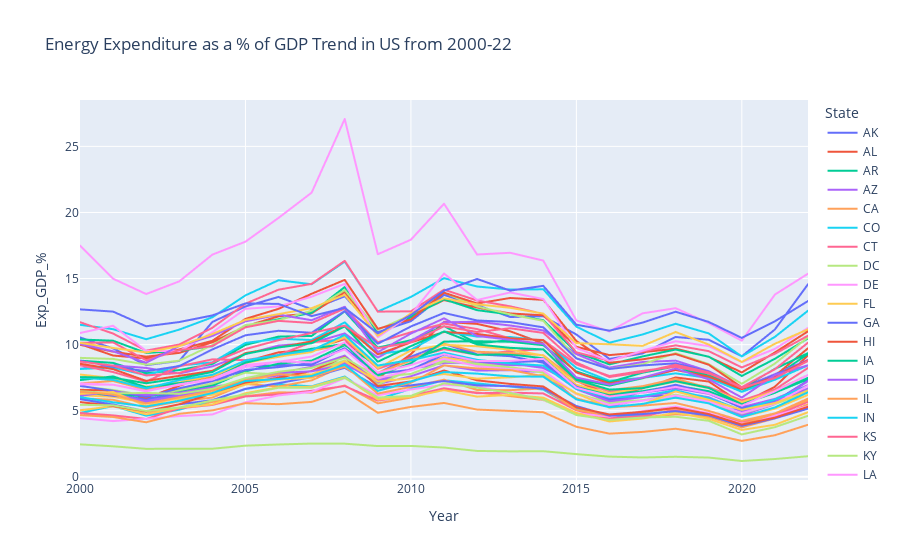

Notebook code for this chart:
### Markdown cell above
The share of US GDP allocated to energy expenditure has been decreasing since 2011. This trend may be attributed to factors such as increased energy efficiency and a shift towards natural gas. However, a recent upward trend is evident from 2020, which is surprising given the growing adoption of renewable energy technologies and their increasing cost effectiveness.

### Code cell
merged_exp_data_noUS=merged_exp_data[merged_exp_data["State"]!="US"]
fig_all = px.line(
    merged_exp_data_noUS, 
    x='Year', 
    y='Exp_GDP_%', 
    color='State',  # Group by 'State' with different colors for each state
    title='Energy Expenditure as a % of GDP Trend in US from 2000-22'
)
fig_all.show()

### Figure 1 — Plotly figure (JSON) as saved in the notebook; plotly's stock layout.template omitted (floating-point values rounded to 4 significant figures)
{"data": [{"hovertemplate": "State=AK<br>Year=%{x}<br>Exp_GDP_%=%{y}<extra></extra>", "legendgroup": "AK", "line": {"color": "#636efa", "dash": "solid"}, "marker": {"symbol": "circle"}, "mode": "lines", "name": "AK", "showlegend": true, "type": "scattergl", "x": [2000, 2001, 2002, 2003, 2004, 2005, 2006, 2007, 2008, 2009, 2010, 2011, 2012, 2013, 2014, 2015, 2016, 2017, 2018, 2019, 2020, 2021, 2022], "xaxis": "x", "y": [10.55, 9.72, 8.45, 8.77, 11.72, 12.89, 13.61, 12.68, 13.66, 10.94, 11.78, 13.76, 12.99, 12.09, 12.15, 10.77, 8.92, 9.33, 10.58, 10.37, 9.12, 11.15, 14.57], "yaxis": "y"}, {"hovertemplate": "State=AL<br>Year=%{x}<br>Exp_GDP_%=%{y}<extra></extra>", "legendgroup": "AL", "line": {"color": "#EF553B", "dash": "solid"}, "marker": {"symbol": "circle"}, "mode": "lines", "name": "AL", "showlegend": true, "type": "scattergl", "x": [2000, 2001, 2002, 2003, 2004, 2005, 2006, 2007, 2008, 2009, 2010, 2011, 2012, 2013, 2014, 2015, 2016, 2017, 2018, 2019, 2020, 2021, 2022], "xaxis": "x", "y": [9.99, 9.47, 9.09, 9.38, 10.18, 11.4, 12.14, 12.37, 13.98, 10.82, 12.18, 13.37, 12.81, 12.36, 12.22, 9.84, 9.21, 9.43, 9.7, 9.08, 7.9, 9.41, 11.01], "yaxis": "y"}, {"hovertemplate": "State=AR<br>Year=%{x}<br>Exp_GDP_%=%{y}<extra></extra>", "legendgroup": "AR", "line": {"color": "#00cc96", "dash": "solid"}, "marker": {"symbol": "circle"}, "mode": "lines", "name": "AR", "showlegend": true, "type": "scattergl", "x": [2000, 2001, 2002, 2003, 2004, 2005, 2006, 2007, 2008, 2009, 2010, 2011, 2012, 2013, 2014, 2015, 2016, 2017, 2018, 2019, 2020, 2021, 2022], "xaxis": "x", "y": [10.39, 10.3, 9.37, 9.54, 9.88, 11.43, 11.92, 12.41, 14.36, 10.81, 12.1, 13.43, 12.61, 12.28, 11.85, 9.42, 8.51, 9.11, 9.63, 9.09, 7.63, 8.93, 10.48], "yaxis": "y"}, {"hovertemplate": "State=AZ<br>Year=%{x}<br>Exp_GDP_%=%{y}<extra></extra>", "legendgroup": "AZ", "line": {"color": "#ab63fa", "dash": "solid"}, "marker": {"symbol": "circle"}, "mode": "lines", "name": "AZ", "showlegend": true, "type": "scattergl", "x": [2000, 2001, 2002, 2003, 2004, 2005, 2006, 2007, 2008, 2009, 2010, 2011, 2012, 2013, 2014, 2015, 2016, 2017, 2018, 2019, 2020, 2021, 2022], "xaxis": "x", "y": [6.41, 6.17, 5.78, 6.14, 6.68, 7.31, 7.67, 7.71, 8.58, 7.13, 8.11, 9.04, 8.77, 8.58, 8.24, 6.94, 6.24, 6.37, 6.7, 6.28, 5.27, 5.9, 6.93], "yaxis": "y"}, {"hovertemplate": "State=CA<br>Year=%{x}<br>Exp_GDP_%=%{y}<extra></extra>", "legendgroup": "CA", "line": {"color": "#FFA15A", "dash": "solid"}, "marker": {"symbol": "circle"}, "mode": "lines", "name": "CA", "showlegend": true, "type": "scattergl", "x": [2000, 2001, 2002, 2003, 2004, 2005, 2006, 2007, 2008, 2009, 2010, 2011, 2012, 2013, 2014, 2015, 2016, 2017, 2018, 2019, 2020, 2021, 2022], "xaxis": "x", "y": [5.04, 5.32, 4.91, 5.22, 5.67, 6.1, 6.39, 6.37, 6.91, 5.56, 6, 6.62, 6.38, 6.11, 5.81, 4.83, 4.3, 4.5, 4.74, 4.55, 3.74, 4.42, 5.49], "yaxis": "y"}, {"hovertemplate": "State=CO<br>Year=%{x}<br>Exp_GDP_%=%{y}<extra></extra>", "legendgroup": "CO", "line": {"color": "#19d3f3", "dash": "solid"}, "marker": {"symbol": "circle"}, "mode": "lines", "name": "CO", "showlegend": true, "type": "scattergl", "x": [2000, 2001, 2002, 2003, 2004, 2005, 2006, 2007, 2008, 2009, 2010, 2011, 2012, 2013, 2014, 2015, 2016, 2017, 2018, 2019, 2020, 2021, 2022], "xaxis": "x", "y": [4.83, 5.36, 4.63, 5.08, 5.8, 6.64, 7, 6.85, 7.59, 5.87, 6.65, 7.31, 7.07, 6.83, 6.61, 5.11, 4.57, 4.73, 5, 4.71, 3.88, 4.61, 5.77], "yaxis": "y"}, {"hovertemplate": "State=CT<br>Year=%{x}<br>Exp_GDP_%=%{y}<extra></extra>", "legendgroup": "CT", "line": {"color": "#FF6692", "dash": "solid"}, "marker": {"symbol": "circle"}, "mode": "lines", "name": "CT", "showlegend": true, "type": "scattergl", "x": [2000, 2001, 2002, 2003, 2004, 2005, 2006, 2007, 2008, 2009, 2010, 2011, 2012, 2013, 2014, 2015, 2016, 2017, 2018, 2019, 2020, 2021, 2022], "xaxis": "x", "y": [4.83, 4.65, 4.38, 5.19, 5.44, 6.08, 6.24, 6.51, 6.87, 5.77, 6.12, 6.7, 6.33, 6.37, 6.31, 5.04, 4.44, 4.59, 5.07, 4.76, 4.18, 4.63, 5.68], "yaxis": "y"}, {"hovertemplate": "State=DC<br>Year=%{x}<br>Exp_GDP_%=%{y}<extra></extra>", "legendgroup": "DC", "line": {"color": "#B6E880", "dash": "solid"}, "marker": {"symbol": "circle"}, "mode": "lines", "name": "DC", "showlegend": true, "type": "scattergl", "x": [2000, 2001, 2002, 2003, 2004, 2005, 2006, 2007, 2008, 2009, 2010, 2011, 2012, 2013, 2014, 2015, 2016, 2017, 2018, 2019, 2020, 2021, 2022], "xaxis": "x", "y": [2.46, 2.31, 2.12, 2.13, 2.13, 2.36, 2.45, 2.52, 2.51, 2.33, 2.34, 2.22, 1.96, 1.93, 1.94, 1.72, 1.53, 1.47, 1.52, 1.46, 1.2, 1.35, 1.56], "yaxis": "y"}, {"hovertemplate": "State=DE<br>Year=%{x}<br>Exp_GDP_%=%{y}<extra></extra>", "legendgroup": "DE", "line": {"color": "#FF97FF", "dash": "solid"}, "marker": {"symbol": "circle"}, "mode": "lines", "name": "DE", "showlegend": true, "type": "scattergl", "x": [2000, 2001, 2002, 2003, 2004, 2005, 2006, 2007, 2008, 2009, 2010, 2011, 2012, 2013, 2014, 2015, 2016, 2017, 2018, 2019, 2020, 2021, 2022], "xaxis": "x", "y": [4.44, 4.22, 4.39, 4.6, 4.72, 5.64, 6.16, 6.43, 7.47, 6.17, 6.61, 6.97, 6.82, 6.41, 5.82, 4.82, 4.55, 4.97, 5.32, 4.82, 4.01, 4.64, 5.34], "yaxis": "y"}, {"hovertemplate": "State=FL<br>Year=%{x}<br>Exp_GDP_%=%{y}<extra></extra>", "legendgroup": "FL", "line": {"color": "#FECB52", "dash": "solid"}, "marker": {"symbol": "circle"}, "mode": "lines", "name": "FL", "showlegend": true, "type": "scattergl", "x": [2000, 2001, 2002, 2003, 2004, 2005, 2006, 2007, 2008, 2009, 2010, 2011, 2012, 2013, 2014, 2015, 2016, 2017, 2018, 2019, 2020, 2021, 2022], "xaxis": "x", "y": [6.17, 6.06, 5.59, 5.91, 6.36, 7.09, 7.84, 7.74, 8.79, 7.37, 8.07, 9.02, 8.66, 8.29, 7.97, 6.28, 5.54, 5.8, 6.06, 5.56, 4.52, 5.16, 6.2], "yaxis": "y"}, {"hovertemplate": "State=GA<br>Year=%{x}<br>Exp_GDP_%=%{y}<extra></extra>", "legendgroup": "GA", "line": {"color": "#636efa", "dash": "solid"}, "marker": {"symbol": "circle"}, "mode": "lines", "name": "GA", "showlegend": true, "type": "scattergl", "x": [2000, 2001, 2002, 2003, 2004, 2005, 2006, 2007, 2008, 2009, 2010, 2011, 2012, 2013, 2014, 2015, 2016, 2017, 2018, 2019, 2020, 2021, 2022], "xaxis": "x", "y": [6.44, 6.13, 5.9, 6.31, 7, 8.33, 8.45, 8.46, 9.73, 7.84, 9.09, 10.06, 9.27, 9.13, 8.63, 6.65, 5.83, 6.09, 6.15, 5.66, 4.87, 5.5, 6.64], "yaxis": "y"}, {"hovertemplate": "State=HI<br>Year=%{x}<br>Exp_GDP_%=%{y}<extra></extra>", "legendgroup": "HI", "line": {"color": "#EF553B", "dash": "solid"}, "marker": {"symbol": "circle"}, "mode": "lines", "name": "HI", "showlegend": true, "type": "scattergl", "x": [2000, 2001, 2002, 2003, 2004, 2005, 2006, 2007, 2008, 2009, 2010, 2011, 2012, 2013, 2014, 2015, 2016, 2017, 2018, 2019, 2020, 2021, 2022], "xaxis": "x", "y": [6.58, 6.54, 5.98, 6.89, 7.65, 8.73, 9.42, 9.64, 10.42, 7.45, 9.29, 11.73, 11.57, 11.01, 10.09, 7.26, 6.19, 6.69, 7.52, 7.21, 5.55, 6.82, 9.19], "yaxis": "y"}, {"hovertemplate": "State=IA<br>Year=%{x}<br>Exp_GDP_%=%{y}<extra></extra>", "legendgroup": "IA", "line": {"color": "#00cc96", "dash": "solid"}, "marker": {"symbol": "circle"}, "mode": "lines", "name": "IA", "showlegend": true, "type": "scattergl", "x": [2000, 2001, 2002, 2003, 2004, 2005, 2006, 2007, 2008, 2009, 2010, 2011, 2012, 2013, 2014, 2015, 2016, 2017, 2018, 2019, 2020, 2021, 2022], "xaxis": "x", "y": [8.79, 8.62, 7.84, 8.08, 8.54, 9.98, 10.61, 10.66, 12.52, 9.77, 10.34, 11.4, 10.1, 10.34, 10.05, 7.39, 6.9, 7.46, 8.13, 7.65, 6.44, 7.58, 9.3], "yaxis": "y"}, {"hovertemplate": "State=ID<br>Year=%{x}<br>Exp_GDP_%=%{y}<extra></extra>", "legendgroup": "ID", "line": {"color": "#ab63fa", "dash": "solid"}, "marker": {"symbol": "circle"}, "mode": "lines", "name": "ID", "showlegend": true, "type": "scattergl", "x": [2000, 2001, 2002, 2003, 2004, 2005, 2006, 2007, 2008, 2009, 2010, 2011, 2012, 2013, 2014, 2015, 2016, 2017, 2018, 2019, 2020, 2021, 2022], "xaxis": "x", "y": [8.18, 8.43, 8.24, 7.82, 8.36, 9.28, 9.93, 10.12, 10.85, 9.03, 10.3, 11.69, 11.73, 11.45, 11.08, 9.28, 8.26, 8.69, 8.79, 7.99, 6.74, 7.77, 8.85], "yaxis": "y"}, {"hovertemplate": "State=IL<br>Year=%{x}<br>Exp_GDP_%=%{y}<extra></extra>", "legendgroup": "IL", "line": {"color": "#FFA15A", "dash": "solid"}, "marker": {"symbol": "circle"}, "mode": "lines", "name": "IL", "showlegend": true, "type": "scattergl", "x": [2000, 2001, 2002, 2003, 2004, 2005, 2006, 2007, 2008, 2009, 2010, 2011, 2012, 2013, 2014, 2015, 2016, 2017, 2018, 2019, 2020, 2021, 2022], "xaxis": "x", "y": [5.94, 5.83, 5.25, 5.71, 6, 7.03, 6.83, 7.3, 8.43, 6.3, 6.81, 7.35, 6.57, 6.56, 6.69, 5.07, 4.62, 4.9, 5.18, 4.75, 3.97, 4.79, 5.92], "yaxis": "y"}, {"hovertemplate": "State=IN<br>Year=%{x}<br>Exp_GDP_%=%{y}<extra></extra>", "legendgroup": "IN", "line": {"color": "#19d3f3", "dash": "solid"}, "marker": {"symbol": "circle"}, "mode": "lines", "name": "IN", "showlegend": true, "type": "scattergl", "x": [2000, 2001, 2002, 2003, 2004, 2005, 2006, 2007, 2008, 2009, 2010, 2011, 2012, 2013, 2014, 2015, 2016, 2017, 2018, 2019, 2020, 2021, 2022], "xaxis": "x", "y": [8.16, 8.27, 7.69, 8.41, 8.66, 10.13, 10.45, 10.35, 11.69, 9.29, 9.61, 11, 10.61, 10.58, 10.31, 8.25, 7.27, 7.49, 7.83, 7.48, 6.43, 7.35, 8.43], "yaxis": "y"}, {"hovertemplate": "State=KS<br>Year=%{x}<br>Exp_GDP_%=%{y}<extra></extra>", "legendgroup": "KS", "line": {"color": "#FF6692", "dash": "solid"}, "marker": {"symbol": "circle"}, "mode": "lines", "name": "KS", "showlegend": true, "type": "scattergl", "x": [2000, 2001, 2002, 2003, 2004, 2005, 2006, 2007, 2008, 2009, 2010, 2011, 2012, 2013, 2014, 2015, 2016, 2017, 2018, 2019, 2020, 2021, 2022], "xaxis": "x", "y": [8.44, 7.93, 7.21, 8.36, 8.89, 8.83, 9.23, 10.18, 10.42, 8.18, 8.99, 9.66, 9.24, 9.51, 9.65, 7.22, 6.49, 6.73, 7.26, 6.79, 5.78, 6.61, 8.24], "yaxis": "y"}, {"hovertemplate": "State=KY<br>Year=%{x}<br>Exp_GDP_%=%{y}<extra></extra>", "legendgroup": "KY", "line": {"color": "#B6E880", "dash": "solid"}, "marker": {"symbol": "circle"}, "mode": "lines", "name": "KY", "showlegend": true, "type": "scattergl", "x": [2000, 2001, 2002, 2003, 2004, 2005, 2006, 2007, 2008, 2009, 2010, 2011, 2012, 2013, 2014, 2015, 2016, 2017, 2018, 2019, 2020, 2021, 2022], "xaxis": "x", "y": [9, 8.92, 8.49, 8.79, 9.97, 11.48, 11.85, 12.57, 14.13, 11.12, 12.25, 13.94, 12.89, 12.29, 11.8, 8.98, 8.17, 8.52, 9.36, 8.53, 7.04, 8.57, 10.56], "yaxis": "y"}, {"hovertemplate": "State=LA<br>Year=%{x}<br>Exp_GDP_%=%{y}<extra></extra>", "legendgroup": "LA", "line": {"color": "#FF97FF", "dash": "solid"}, "marker": {"symbol": "circle"}, "mode": "lines", "name": "LA", "showlegend": true, "type": "scattergl", "x": [2000, 2001, 2002, 2003, 2004, 2005, 2006, 2007, 2008, 2009, 2010, 2011, 2012, 2013, 2014, 2015, 2016, 2017, 2018, 2019, 2020, 2021, 2022], "xaxis": "x", "y": [17.49, 14.99, 13.83, 14.79, 16.81, 17.79, 19.59, 21.5, 27.07, 16.84, 17.94, 20.66, 16.82, 16.95, 16.36, 11.83, 11, 12.37, 12.76, 11.63, 10.3, 13.79, 15.37], "yaxis": "y"}, {"hovertemplate": "State=MA<br>Year=%{x}<br>Exp_GDP_%=%{y}<extra></extra>", "legendgroup": "MA", "line": {"color": "#FECB52", "dash": "solid"}, "marker": {"symbol": "circle"}, "mode": "lines", "name": "MA", "showlegend": true, "type": "scattergl", "x": [2000, 2001, 2002, 2003, 2004, 2005, 2006, 2007, 2008, 2009, 2010, 2011, 2012, 2013, 2014, 2015, 2016, 2017, 2018, 2019, 2020, 2021, 2022], "xaxis": "x", "y": [5.02, 5.36, 4.73, 5.23, 5.48, 6.33, 6.78, 6.82, 7.53, 5.84, 6.05, 6.56, 6.07, 6.2, 5.99, 4.84, 4.19, 4.41, 4.85, 4.39, 3.55, 3.94, 4.89], "yaxis": "y"}, {"hovertemplate": "State=MD<br>Year=%{x}<br>Exp_GDP_%=%{y}<extra></extra>", "legendgroup": "MD", "line": {"color": "#636efa", "dash": "solid"}, "marker": {"symbol": "circle"}, "mode": "lines", "name": "MD", "showlegend": true, "type": "scattergl", "x": [2000, 2001, 2002, 2003, 2004, 2005, 2006, 2007, 2008, 2009, 2010, 2011, 2012, 2013, 2014, 2015, 2016, 2017, 2018, 2019, 2020, 2021, 2022], "xaxis": "x", "y": [5.88, 5.47, 4.97, 5.49, 5.8, 6.66, 7.09, 7.54, 8.25, 6.75, 6.92, 7.25, 6.92, 6.86, 6.68, 5.36, 4.63, 4.75, 4.97, 4.65, 3.86, 4.43, 5.16], "yaxis": "y"}, {"hovertemplate": "State=ME<br>Year=%{x}<br>Exp_GDP_%=%{y}<extra></extra>", "legendgroup": "ME", "line": {"color": "#EF553B", "dash": "solid"}, "marker": {"symbol": "circle"}, "mode": "lines", "name": "ME", "showlegend": true, "type": "scattergl", "x": [2000, 2001, 2002, 2003, 2004, 2005, 2006, 2007, 2008, 2009, 2010, 2011, 2012, 2013, 2014, 2015, 2016, 2017, 2018, 2019, 2020, 2021, 2022], "xaxis": "x", "y": [10.04, 9.18, 8.96, 9.64, 10.29, 11.95, 12.71, 13.85, 14.9, 11.2, 11.91, 13.93, 13.12, 13.53, 13.39, 10.28, 8.63, 8.89, 9.29, 8.48, 6.77, 7.64, 9.73], "yaxis": "y"}, {"hovertemplate": "State=MI<br>Year=%{x}<br>Exp_GDP_%=%{y}<extra></extra>", "legendgroup": "MI", "line": {"color": "#00cc96", "dash": "solid"}, "marker": {"symbol": "circle"}, "mode": "lines", "name": "MI", "showlegend": true, "type": "scattergl", "x": [2000, 2001, 2002, 2003, 2004, 2005, 2006, 2007, 2008, 2009, 2010, 2011, 2012, 2013, 2014, 2015, 2016, 2017, 2018, 2019, 2020, 2021, 2022], "xaxis": "x", "y": [6.31, 6.24, 6.09, 6.41, 6.89, 7.98, 8.56, 8.79, 9.96, 8.42, 8.85, 9.77, 9.23, 9.27, 8.97, 6.89, 6.26, 6.48, 6.91, 6.48, 5.49, 6.37, 7.39], "yaxis": "y"}, {"hovertemplate": "State=MN<br>Year=%{x}<br>Exp_GDP_%=%{y}<extra></extra>", "legendgroup": "MN", "line": {"color": "#ab63fa", "dash": "solid"}, "marker": {"symbol": "circle"}, "mode": "lines", "name": "MN", "showlegend": true, "type": "scattergl", "x": [2000, 2001, 2002, 2003, 2004, 2005, 2006, 2007, 2008, 2009, 2010, 2011, 2012, 2013, 2014, 2015, 2016, 2017, 2018, 2019, 2020, 2021, 2022], "xaxis": "x", "y": [6.35, 6.31, 5.71, 6.17, 6.54, 7.46, 7.86, 8.33, 9.17, 7.02, 7.61, 8.44, 8.04, 8.07, 7.92, 5.87, 5.39, 5.79, 6.12, 5.73, 4.66, 5.49, 6.69], "yaxis": "y"}, {"hovertemplate": "State=MO<br>Year=%{x}<br>Exp_GDP_%=%{y}<extra></extra>", "legendgroup": "MO", "line": {"color": "#FFA15A", "dash": "solid"}, "marker": {"symbol": "circle"}, "mode": "lines", "name": "MO", "showlegend": true, "type": "scattergl", "x": [2000, 2001, 2002, 2003, 2004, 2005, 2006, 2007, 2008, 2009, 2010, 2011, 2012, 2013, 2014, 2015, 2016, 2017, 2018, 2019, 2020, 2021, 2022], "xaxis": "x", "y": [7.07, 7.25, 6.6, 7.01, 7.48, 8.65, 9.08, 9.52, 10.04, 7.88, 8.79, 10.07, 9.46, 9.38, 9.2, 7.24, 6.56, 6.86, 7.42, 6.73, 5.64, 6.51, 7.71], "yaxis": "y"}, {"hovertemplate": "State=MS<br>Year=%{x}<br>Exp_GDP_%=%{y}<extra></extra>", "legendgroup": "MS", "line": {"color": "#19d3f3", "dash": "solid"}, "marker": {"symbol": "circle"}, "mode": "lines", "name": "MS", "showlegend": true, "type": "scattergl", "x": [2000, 2001, 2002, 2003, 2004, 2005, 2006, 2007, 2008, 2009, 2010, 2011, 2012, 2013, 2014, 2015, 2016, 2017, 2018, 2019, 2020, 2021, 2022], "xaxis": "x", "y": [11.5, 11.17, 10.41, 11.14, 12.07, 13.73, 14.87, 14.57, 16.28, 12.51, 13.61, 15.03, 14.4, 14.17, 14.19, 11.36, 10.15, 10.77, 11.58, 10.85, 9.11, 10.59, 12.57], "yaxis": "y"}, {"hovertemplate": "State=MT<br>Year=%{x}<br>Exp_GDP_%=%{y}<extra></extra>", "legendgroup": "MT", "line": {"color": "#FF6692", "dash": "solid"}, "marker": {"symbol": "circle"}, "mode": "lines", "name": "MT", "showlegend": true, "type": "scattergl", "x": [2000, 2001, 2002, 2003, 2004, 2005, 2006, 2007, 2008, 2009, 2010, 2011, 2012, 2013, 2014, 2015, 2016, 2017, 2018, 2019, 2020, 2021, 2022], "xaxis": "x", "y": [11.7, 10.84, 9.55, 10.01, 11.28, 13.1, 14.16, 14.6, 16.34, 12.5, 12.52, 14.16, 13.34, 12.9, 12.33, 9.42, 8.78, 9.48, 9.95, 9.51, 8.28, 9.31, 10.68], "yaxis": "y"}, {"hovertemplate": "State=NC<br>Year=%{x}<br>Exp_GDP_%=%{y}<extra></extra>", "legendgroup": "NC", "line": {"color": "#B6E880", "dash": "solid"}, "marker": {"symbol": "circle"}, "mode": "lines", "name": "NC", "showlegend": true, "type": "scattergl", "x": [2000, 2001, 2002, 2003, 2004, 2005, 2006, 2007, 2008, 2009, 2010, 2011, 2012, 2013, 2014, 2015, 2016, 2017, 2018, 2019, 2020, 2021, 2022], "xaxis": "x", "y": [6.87, 6.57, 6.16, 6.55, 7.06, 7.88, 7.75, 8.01, 8.81, 6.97, 8.12, 8.8, 8.43, 8.26, 7.97, 6.25, 5.67, 5.79, 6.21, 5.77, 4.79, 5.5, 6.43], "yaxis": "y"}, {"hovertemplate": "State=ND<br>Year=%{x}<br>Exp_GDP_%=%{y}<extra></extra>", "legendgroup": "ND", "line": {"color": "#FF97FF", "dash": "solid"}, "marker": {"symbol": "circle"}, "mode": "lines", "name": "ND", "showlegend": true, "type": "scattergl", "x": [2000, 2001, 2002, 2003, 2004, 2005, 2006, 2007, 2008, 2009, 2010, 2011, 2012, 2013, 2014, 2015, 2016, 2017, 2018, 2019, 2020, 2021, 2022], "xaxis": "x", "y": [10.88, 11.43, 9.53, 9.51, 10.93, 12.71, 12.89, 13.63, 14.6, 10.56, 12.27, 15.38, 13.38, 13.95, 13.45, 9.75, 8.77, 9.54, 10.26, 9.89, 8.68, 9.68, 11.27], "yaxis": "y"}, {"hovertemplate": "State=NE<br>Year=%{x}<br>Exp_GDP_%=%{y}<extra></extra>", "legendgroup": "NE", "line": {"color": "#FECB52", "dash": "solid"}, "marker": {"symbol": "circle"}, "mode": "lines", "name": "NE", "showlegend": true, "type": "scattergl", "x": [2000, 2001, 2002, 2003, 2004, 2005, 2006, 2007, 2008, 2009, 2010, 2011, 2012, 2013, 2014, 2015, 2016, 2017, 2018, 2019, 2020, 2021, 2022], "xaxis": "x", "y": [7.74, 7.47, 6.82, 7.14, 7.67, 8.61, 9.1, 9.44, 10.57, 8.23, 9.56, 9.99, 9.88, 9.62, 9.18, 6.96, 6.33, 6.71, 7.21, 6.71, 5.66, 6.46, 7.71], "yaxis": "y"}, {"hovertemplate": "State=NH<br>Year=%{x}<br>Exp_GDP_%=%{y}<extra></extra>", "legendgroup": "NH", "line": {"color": "#636efa", "dash": "solid"}, "marker": {"symbol": "circle"}, "mode": "lines", "name": "NH", "showlegend": true, "type": "scattergl", "x": [2000, 2001, 2002, 2003, 2004, 2005, 2006, 2007, 2008, 2009, 2010, 2011, 2012, 2013, 2014, 2015, 2016, 2017, 2018, 2019, 2020, 2021, 2022], "xaxis": "x", "y": [6.88, 6.51, 6.05, 6.7, 7.24, 8.09, 8.3, 8.61, 9.73, 7.78, 8.11, 9.26, 8.75, 8.67, 8.77, 6.83, 5.92, 6.39, 6.97, 6.34, 5.21, 5.72, 7.28], "yaxis": "y"}, {"hovertemplate": "State=NJ<br>Year=%{x}<br>Exp_GDP_%=%{y}<extra></extra>", "legendgroup": "NJ", "line": {"color": "#EF553B", "dash": "solid"}, "marker": {"symbol": "circle"}, "mode": "lines", "name": "NJ", "showlegend": true, "type": "scattergl", "x": [2000, 2001, 2002, 2003, 2004, 2005, 2006, 2007, 2008, 2009, 2010, 2011, 2012, 2013, 2014, 2015, 2016, 2017, 2018, 2019, 2020, 2021, 2022], "xaxis": "x", "y": [5.66, 5.36, 4.96, 5.49, 6.3, 7.1, 7.5, 8.01, 9.06, 6.87, 7.22, 8.05, 7.3, 7.03, 6.84, 5.26, 4.72, 4.92, 5.22, 4.75, 3.95, 4.48, 5.3], "yaxis": "y"}, {"hovertemplate": "State=NM<br>Year=%{x}<br>Exp_GDP_%=%{y}<extra></extra>", "legendgroup": "NM", "line": {"color": "#00cc96", "dash": "solid"}, "marker": {"symbol": "circle"}, "mode": "lines", "name": "NM", "showlegend": true, "type": "scattergl", "x": [2000, 2001, 2002, 2003, 2004, 2005, 2006, 2007, 2008, 2009, 2010, 2011, 2012, 2013, 2014, 2015, 2016, 2017, 2018, 2019, 2020, 2021, 2022], "xaxis": "x", "y": [7.32, 7.6, 6.77, 7.09, 7.37, 8.64, 9.21, 9.69, 10.06, 7.66, 8.6, 10.23, 10.26, 10.22, 9.96, 7.97, 7.16, 7.88, 8.35, 7.65, 6.71, 8.17, 9.36], "yaxis": "y"}, {"hovertemplate": "State=NV<br>Year=%{x}<br>Exp_GDP_%=%{y}<extra></extra>", "legendgroup": "NV", "line": {"color": "#ab63fa", "dash": "solid"}, "marker": {"symbol": "circle"}, "mode": "lines", "name": "NV", "showlegend": true, "type": "scattergl", "x": [2000, 2001, 2002, 2003, 2004, 2005, 2006, 2007, 2008, 2009, 2010, 2011, 2012, 2013, 2014, 2015, 2016, 2017, 2018, 2019, 2020, 2021, 2022], "xaxis": "x", "y": [6.13, 6.46, 6.2, 6.36, 6.78, 7.25, 7.87, 7.98, 8.51, 7.26, 8.16, 8.62, 8.62, 8.46, 8.41, 6.63, 5.71, 6.04, 6.46, 6.02, 4.99, 5.64, 7.24], "yaxis": "y"}, {"hovertemplate": "State=NY<br>Year=%{x}<br>Exp_GDP_%=%{y}<extra></extra>", "legendgroup": "NY", "line": {"color": "#FFA15A", "dash": "solid"}, "marker": {"symbol": "circle"}, "mode": "lines", "name": "NY", "showlegend": true, "type": "scattergl", "x": [2000, 2001, 2002, 2003, 2004, 2005, 2006, 2007, 2008, 2009, 2010, 2011, 2012, 2013, 2014, 2015, 2016, 2017, 2018, 2019, 2020, 2021, 2022], "xaxis": "x", "y": [4.67, 4.53, 4.13, 4.77, 5.03, 5.57, 5.5, 5.67, 6.47, 4.85, 5.29, 5.59, 5.09, 4.99, 4.89, 3.79, 3.27, 3.4, 3.64, 3.27, 2.72, 3.15, 3.94], "yaxis": "y"}, {"hovertemplate": "State=OH<br>Year=%{x}<br>Exp_GDP_%=%{y}<extra></extra>", "legendgroup": "OH", "line": {"color": "#19d3f3", "dash": "solid"}, "marker": {"symbol": "circle"}, "mode": "lines", "name": "OH", "showlegend": true, "type": "scattergl", "x": [2000, 2001, 2002, 2003, 2004, 2005, 2006, 2007, 2008, 2009, 2010, 2011, 2012, 2013, 2014, 2015, 2016, 2017, 2018, 2019, 2020, 2021, 2022], "xaxis": "x", "y": [7.5, 7.34, 6.69, 7.32, 7.72, 8.8, 9.22, 9.57, 10.73, 8.42, 8.82, 9.4, 8.85, 8.58, 8.42, 6.65, 6, 6.13, 6.55, 5.96, 5.05, 5.85, 6.88], "yaxis": "y"}, {"hovertemplate": "State=OK<br>Year=%{x}<br>Exp_GDP_%=%{y}<extra></extra>", "legendgroup": "OK", "line": {"color": "#FF6692", "dash": "solid"}, "marker": {"symbol": "circle"}, "mode": "lines", "name": "OK", "showlegend": true, "type": "scattergl", "x": [2000, 2001, 2002, 2003, 2004, 2005, 2006, 2007, 2008, 2009, 2010, 2011, 2012, 2013, 2014, 2015, 2016, 2017, 2018, 2019, 2020, 2021, 2022], "xaxis": "x", "y": [10.14, 10.17, 8.82, 9.58, 9.9, 11.31, 11.8, 11.64, 12.73, 10.18, 10.94, 11.59, 11.18, 10.48, 10.35, 8.51, 7.63, 8.02, 8.33, 7.82, 6.79, 8.14, 10.15], "yaxis": "y"}, {"hovertemplate": "State=OR<br>Year=%{x}<br>Exp_GDP_%=%{y}<extra></extra>", "legendgroup": "OR", "line": {"color": "#B6E880", "dash": "solid"}, "marker": {"symbol": "circle"}, "mode": "lines", "name": "OR", "showlegend": true, "type": "scattergl", "x": [2000, 2001, 2002, 2003, 2004, 2005, 2006, 2007, 2008, 2009, 2010, 2011, 2012, 2013, 2014, 2015, 2016, 2017, 2018, 2019, 2020, 2021, 2022], "xaxis": "x", "y": [6.48, 6.31, 6.35, 6.28, 6.66, 7.47, 7.95, 8.24, 9.01, 7.55, 7.79, 8.72, 8.57, 8.29, 7.88, 6.32, 5.57, 5.8, 5.97, 5.67, 4.79, 5.5, 6.55], "yaxis": "y"}, {"hovertemplate": "State=PA<br>Year=%{x}<br>Exp_GDP_%=%{y}<extra></extra>", "legendgroup": "PA", "line": {"color": "#FF97FF", "dash": "solid"}, "marker": {"symbol": "circle"}, "mode": "lines", "name": "PA", "showlegend": true, "type": "scattergl", "x": [2000, 2001, 2002, 2003, 2004, 2005, 2006, 2007, 2008, 2009, 2010, 2011, 2012, 2013, 2014, 2015, 2016, 2017, 2018, 2019, 2020, 2021, 2022], "xaxis": "x", "y": [7.07, 6.97, 6.5, 6.96, 7.36, 8.3, 8.73, 8.66, 9.64, 7.46, 8.05, 8.93, 8.37, 8.15, 8.04, 6.27, 5.44, 5.76, 6.15, 5.7, 4.83, 5.53, 6.9], "yaxis": "y"}, {"hovertemplate": "State=RI<br>Year=%{x}<br>Exp_GDP_%=%{y}<extra></extra>", "legendgroup": "RI", "line": {"color": "#FECB52", "dash": "solid"}, "marker": {"symbol": "circle"}, "mode": "lines", "name": "RI", "showlegend": true, "type": "scattergl", "x": [2000, 2001, 2002, 2003, 2004, 2005, 2006, 2007, 2008, 2009, 2010, 2011, 2012, 2013, 2014, 2015, 2016, 2017, 2018, 2019, 2020, 2021, 2022], "xaxis": "x", "y": [6.27, 6.42, 5.36, 6.03, 6.2, 6.98, 7.37, 7.49, 8.75, 7.21, 7.46, 7.78, 7.43, 7.53, 7.72, 6.32, 5.23, 5.47, 6.46, 5.83, 5.07, 5.58, 6.49], "yaxis": "y"}, {"hovertemplate": "State=SC<br>Year=%{x}<br>Exp_GDP_%=%{y}<extra></extra>", "legendgroup": "SC", "line": {"color": "#636efa", "dash": "solid"}, "marker": {"symbol": "circle"}, "mode": "lines", "name": "SC", "showlegend": true, "type": "scattergl", "x": [2000, 2001, 2002, 2003, 2004, 2005, 2006, 2007, 2008, 2009, 2010, 2011, 2012, 2013, 2014, 2015, 2016, 2017, 2018, 2019, 2020, 2021, 2022], "xaxis": "x", "y": [8.79, 8.33, 7.99, 8.38, 9.64, 10.71, 11.05, 10.9, 12.54, 10.07, 11.38, 12.4, 11.83, 11.71, 11.31, 8.96, 8.16, 8.43, 8.59, 7.95, 6.68, 7.72, 8.8], "yaxis": "y"}, {"hovertemplate": "State=SD<br>Year=%{x}<br>Exp_GDP_%=%{y}<extra></extra>", "legendgroup": "SD", "line": {"color": "#EF553B", "dash": "solid"}, "marker": {"symbol": "circle"}, "mode": "lines", "name": "SD", "showlegend": true, "type": "scattergl", "x": [2000, 2001, 2002, 2003, 2004, 2005, 2006, 2007, 2008, 2009, 2010, 2011, 2012, 2013, 2014, 2015, 2016, 2017, 2018, 2019, 2020, 2021, 2022], "xaxis": "x", "y": [8.56, 8.15, 7.26, 7.64, 8.02, 9.36, 9.79, 10.25, 11.43, 9.27, 10.17, 10.96, 10.81, 10.48, 10.34, 7.9, 7.07, 7.49, 8.09, 7.58, 6.63, 7.6, 8.81], "yaxis": "y"}, {"hovertemplate": "State=TN<br>Year=%{x}<br>Exp_GDP_%=%{y}<extra></extra>", "legendgroup": "TN", "line": {"color": "#00cc96", "dash": "solid"}, "marker": {"symbol": "circle"}, "mode": "lines", "name": "TN", "showlegend": true, "type": "scattergl", "x": [2000, 2001, 2002, 2003, 2004, 2005, 2006, 2007, 2008, 2009, 2010, 2011, 2012, 2013, 2014, 2015, 2016, 2017, 2018, 2019, 2020, 2021, 2022], "xaxis": "x", "y": [7.55, 7.5, 7.08, 7.45, 7.93, 9.3, 9.79, 10.11, 11.38, 8.71, 9.89, 11, 10.02, 9.76, 9.64, 7.34, 6.6, 6.71, 7.24, 6.73, 5.49, 6.36, 7.49], "yaxis": "y"}, {"hovertemplate": "State=TX<br>Year=%{x}<br>Exp_GDP_%=%{y}<extra></extra>", "legendgroup": "TX", "line": {"color": "#ab63fa", "dash": "solid"}, "marker": {"symbol": "circle"}, "mode": "lines", "name": "TX", "showlegend": true, "type": "scattergl", "x": [2000, 2001, 2002, 2003, 2004, 2005, 2006, 2007, 2008, 2009, 2010, 2011, 2012, 2013, 2014, 2015, 2016, 2017, 2018, 2019, 2020, 2021, 2022], "xaxis": "x", "y": [10.05, 9.5, 8.63, 9.89, 10.66, 11.76, 12.27, 11.85, 12.87, 9.43, 10.84, 11.99, 10.66, 10.37, 10.06, 7.52, 6.98, 7.51, 8.19, 7.37, 6, 7.7, 8.44], "yaxis": "y"}, {"hovertemplate": "State=UT<br>Year=%{x}<br>Exp_GDP_%=%{y}<extra></extra>", "legendgroup": "UT", "line": {"color": "#FFA15A", "dash": "solid"}, "marker": {"symbol": "circle"}, "mode": "lines", "name": "UT", "showlegend": true, "type": "scattergl", "x": [2000, 2001, 2002, 2003, 2004, 2005, 2006, 2007, 2008, 2009, 2010, 2011, 2012, 2013, 2014, 2015, 2016, 2017, 2018, 2019, 2020, 2021, 2022], "xaxis": "x", "y": [6.44, 6.22, 5.55, 6.02, 6.52, 7.31, 7.77, 7.55, 8.33, 6.52, 7.11, 8.43, 8.2, 8.08, 7.61, 5.94, 5.27, 5.39, 5.59, 4.99, 4.24, 4.8, 5.8], "yaxis": "y"}, {"hovertemplate": "State=VA<br>Year=%{x}<br>Exp_GDP_%=%{y}<extra></extra>", "legendgroup": "VA", "line": {"color": "#19d3f3", "dash": "solid"}, "marker": {"symbol": "circle"}, "mode": "lines", "name": "VA", "showlegend": true, "type": "scattergl", "x": [2000, 2001, 2002, 2003, 2004, 2005, 2006, 2007, 2008, 2009, 2010, 2011, 2012, 2013, 2014, 2015, 2016, 2017, 2018, 2019, 2020, 2021, 2022], "xaxis": "x", "y": [6.03, 5.64, 5.32, 5.76, 6.34, 7.25, 7.4, 7.63, 8.48, 6.5, 7.21, 7.93, 7.81, 7.6, 7.58, 5.86, 5.27, 5.52, 5.99, 5.56, 4.53, 5.25, 6.4], "yaxis": "y"}, {"hovertemplate": "State=VT<br>Year=%{x}<br>Exp_GDP_%=%{y}<extra></extra>", "legendgroup": "VT", "line": {"color": "#FF6692", "dash": "solid"}, "marker": {"symbol": "circle"}, "mode": "lines", "name": "VT", "showlegend": true, "type": "scattergl", "x": [2000, 2001, 2002, 2003, 2004, 2005, 2006, 2007, 2008, 2009, 2010, 2011, 2012, 2013, 2014, 2015, 2016, 2017, 2018, 2019, 2020, 2021, 2022], "xaxis": "x", "y": [8.72, 8.41, 7.67, 7.86, 8.65, 9.67, 10.34, 10.88, 11.44, 9.73, 10.17, 11.39, 10.96, 11.24, 10.89, 8.65, 7.55, 7.93, 8.48, 7.91, 6.73, 7.47, 8.77], "yaxis": "y"}, {"hovertemplate": "State=WA<br>Year=%{x}<br>Exp_GDP_%=%{y}<extra></extra>", "legendgroup": "WA", "line": {"color": "#B6E880", "dash": "solid"}, "marker": {"symbol": "circle"}, "mode": "lines", "name": "WA", "showlegend": true, "type": "scattergl", "x": [2000, 2001, 2002, 2003, 2004, 2005, 2006, 2007, 2008, 2009, 2010, 2011, 2012, 2013, 2014, 2015, 2016, 2017, 2018, 2019, 2020, 2021, 2022], "xaxis": "x", "y": [5.45, 5.41, 4.98, 5.25, 5.78, 6.25, 6.74, 6.74, 7.48, 6, 6.13, 7.08, 6.75, 6.35, 5.84, 4.68, 4.31, 4.49, 4.55, 4.24, 3.21, 3.76, 4.62], "yaxis": "y"}, {"hovertemplate": "State=WI<br>Year=%{x}<br>Exp_GDP_%=%{y}<extra></extra>", "legendgroup": "WI", "line": {"color": "#FF97FF", "dash": "solid"}, "marker": {"symbol": "circle"}, "mode": "lines", "name": "WI", "showlegend": true, "type": "scattergl", "x": [2000, 2001, 2002, 2003, 2004, 2005, 2006, 2007, 2008, 2009, 2010, 2011, 2012, 2013, 2014, 2015, 2016, 2017, 2018, 2019, 2020, 2021, 2022], "xaxis": "x", "y": [6.99, 6.97, 6.47, 7, 7.41, 8.47, 8.7, 9.1, 10.17, 7.87, 8.46, 9.29, 8.76, 8.77, 8.94, 6.74, 6.07, 6.38, 6.81, 6.32, 5.38, 6.47, 7.71], "yaxis": "y"}, {"hovertemplate": "State=WV<br>Year=%{x}<br>Exp_GDP_%=%{y}<extra></extra>", "legendgroup": "WV", "line": {"color": "#FECB52", "dash": "solid"}, "marker": {"symbol": "circle"}, "mode": "lines", "name": "WV", "showlegend": true, "type": "scattergl", "x": [2000, 2001, 2002, 2003, 2004, 2005, 2006, 2007, 2008, 2009, 2010, 2011, 2012, 2013, 2014, 2015, 2016, 2017, 2018, 2019, 2020, 2021, 2022], "xaxis": "x", "y": [10.14, 9.75, 9.41, 9.89, 10.8, 11.87, 12.31, 12.76, 13.77, 10.67, 12.37, 13.51, 13.05, 12.79, 12.35, 10.11, 10.03, 9.91, 10.96, 10.01, 8.69, 10.07, 11.16], "yaxis": "y"}, {"hovertemplate": "State=WY<br>Year=%{x}<br>Exp_GDP_%=%{y}<extra></extra>", "legendgroup": "WY", "line": {"color": "#636efa", "dash": "solid"}, "marker": {"symbol": "circle"}, "mode": "lines", "name": "WY", "showlegend": true, "type": "scattergl", "x": [2000, 2001, 2002, 2003, 2004, 2005, 2006, 2007, 2008, 2009, 2010, 2011, 2012, 2013, 2014, 2015, 2016, 2017, 2018, 2019, 2020, 2021, 2022], "xaxis": "x", "y": [12.67, 12.5, 11.39, 11.71, 12.21, 13.12, 13.08, 12.16, 12.78, 10.85, 12.24, 14.08, 14.97, 14.09, 14.45, 11.51, 11.06, 11.67, 12.49, 11.72, 10.51, 11.77, 13.3], "yaxis": "y"}], "layout": {"legend": {"title": {"text": "State"}, "tracegroupgap": 0}, "title": {"text": "Energy Expenditure as a % of GDP Trend in US from 2000-22"}, "xaxis": {"anchor": "y", "domain": [0, 1], "title": {"text": "Year"}}, "yaxis": {"anchor": "x", "domain": [0, 1], "title": {"text": "Exp_GDP_%"}}}}
